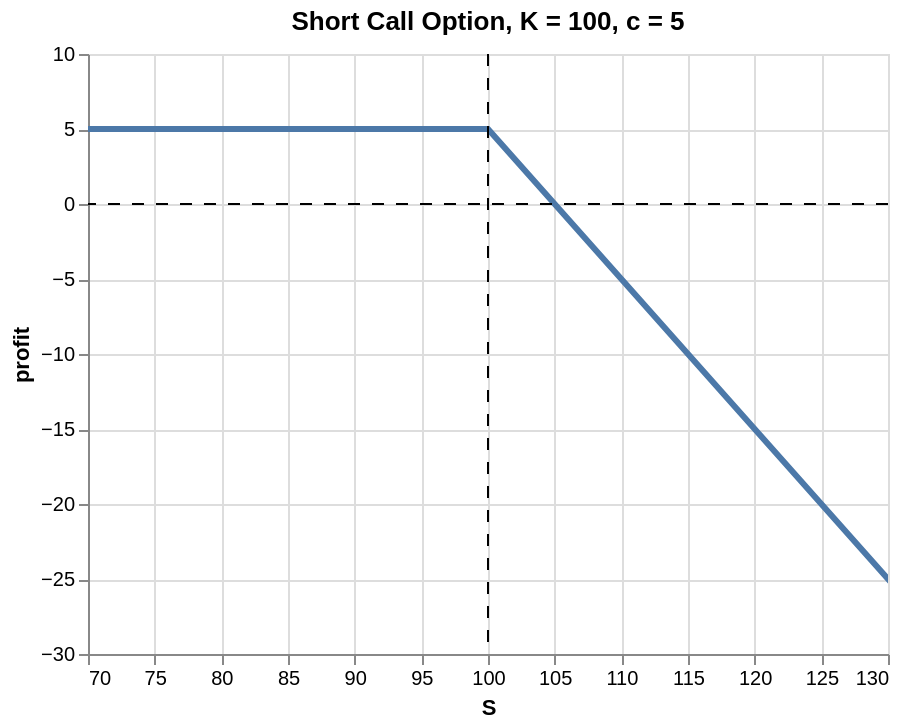

Write notebook code for a chart like this one.
### Markdown cell above
### Short Call

### Code cell
k = 100  # strike price
p = 5  # option premium
df = pd.DataFrame()
df["S"] = pd.Series(range(0, 201))
df["profit"] = [-(max(s - k, 0) - p) for s in df['S']]
chart = (
    alt.Chart(df)
    .mark_line(clip=True, strokeWidth=3)
    .encode(
        alt.X("S", scale=alt.Scale(domain=(70, 130))),
        alt.Y("profit", scale=alt.Scale(domain=(-30, 10))),
    )
    .properties(title="Short Call Option, K = 100, c = 5")
)
xrule = alt.Chart().mark_rule(strokeDash=[6, 6], strokeWidth=1).encode(x=alt.datum(100))
yrule = alt.Chart().mark_rule(strokeDash=[6, 6], strokeWidth=1).encode(y=alt.datum(0))

chart + xrule + yrule

### Figure 1 — Vega-Lite specification as saved in the notebook (floating-point values rounded to 4 significant figures; data arrays with more than 128 entries replaced by an {"elided": "..."} marker saying what was removed)
{"config": {"view": {"continuousWidth": 400, "continuousHeight": 300}}, "layer": [{"data": {"name": "data-cc3c778547f05b47d823bf6704621587"}, "mark": {"type": "line", "clip": true, "strokeWidth": 3}, "encoding": {"x": {"field": "S", "scale": {"domain": [70, 130]}, "type": "quantitative"}, "y": {"field": "profit", "scale": {"domain": [-30, 10]}, "type": "quantitative"}}, "title": "Short Call Option, K = 100, c = 5"}, {"data": {"name": "empty"}, "mark": {"type": "rule", "strokeDash": [6, 6], "strokeWidth": 1}, "encoding": {"x": {"datum": 100}}}, {"data": {"name": "empty"}, "mark": {"type": "rule", "strokeDash": [6, 6], "strokeWidth": 1}, "encoding": {"y": {"datum": 0}}}], "$schema": "https://vega.github.io/schema/vega-lite/v4.17.0.json", "datasets": {"data-cc3c778547f05b47d823bf6704621587": {"elided": "201 records"}, "empty": [{}]}}
